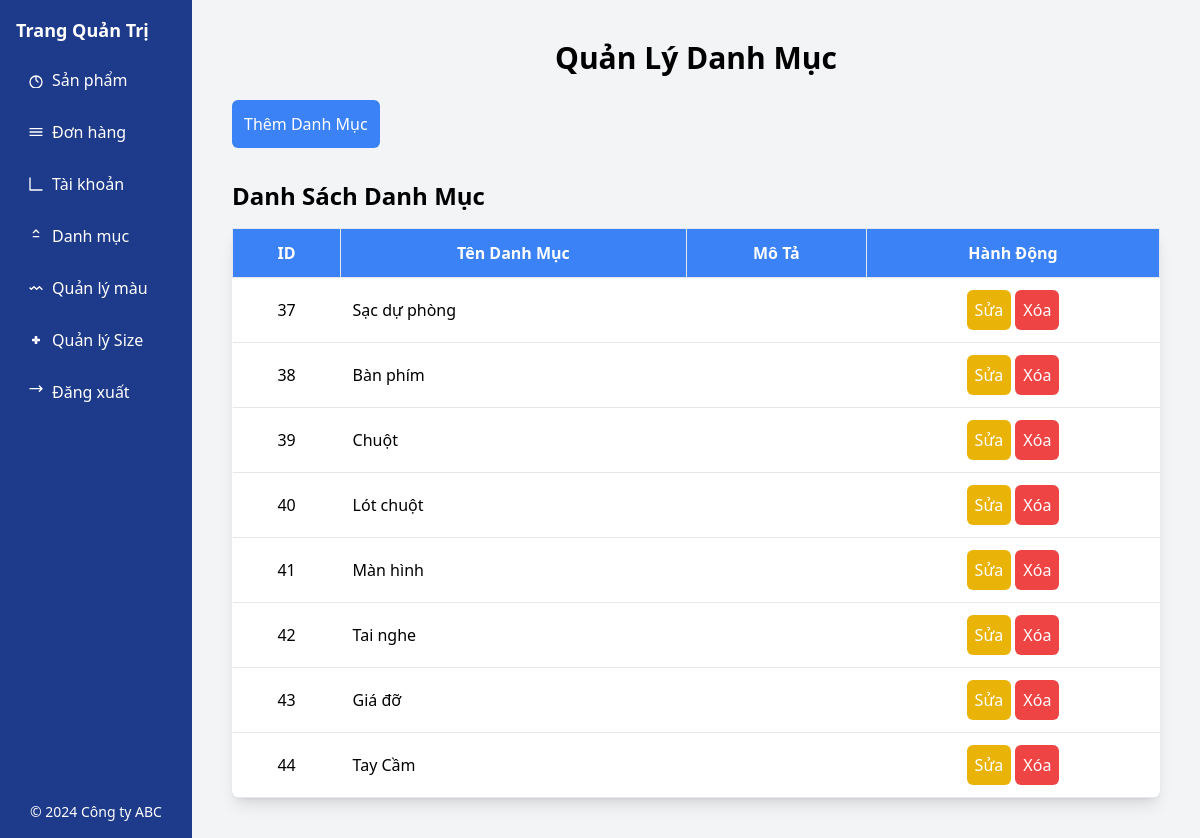
/admin/danhmuc.php, run on an earlier commit of the app's database.
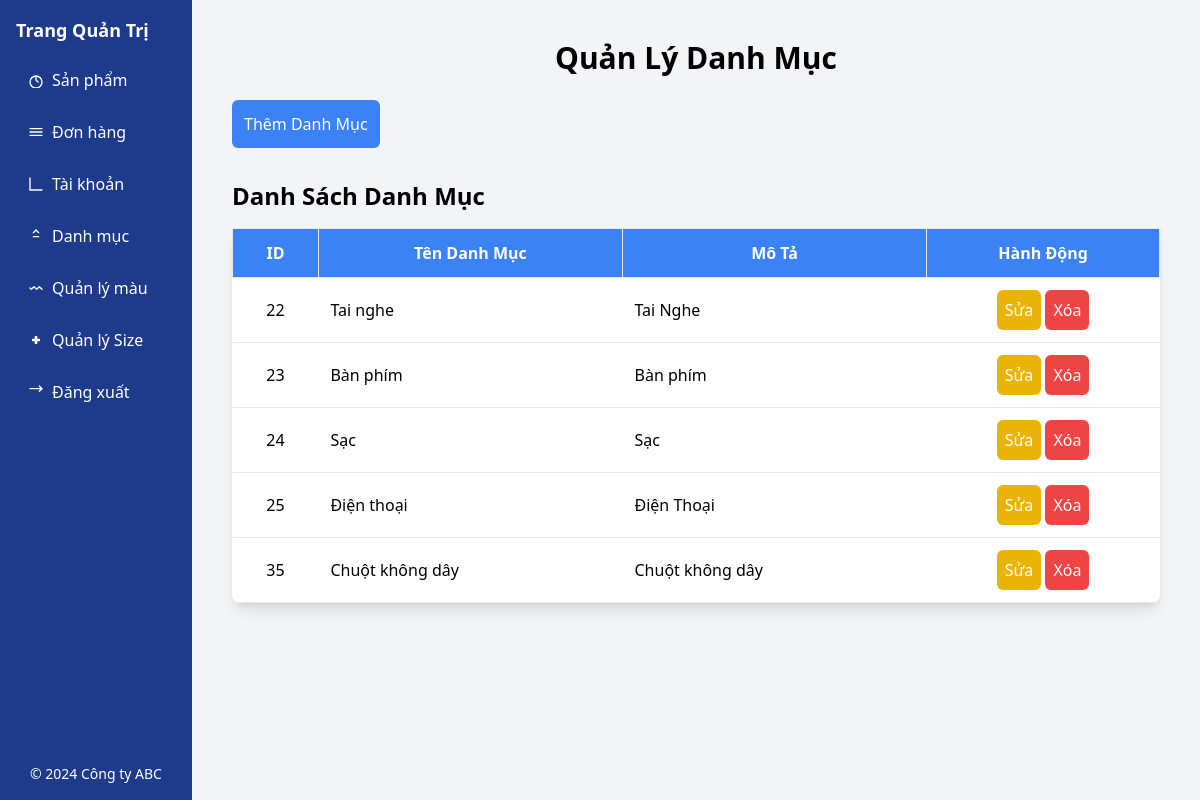
And on a later commit of the database.
### tables this page shows
CREATE TABLE IF NOT EXISTS `categories` (
  `catagory_id` int NOT NULL AUTO_INCREMENT,
  `name` varchar(255) NOT NULL,
  `description` text,
  `created_at` timestamp NULL DEFAULT CURRENT_TIMESTAMP,
  `updated_at` timestamp NULL DEFAULT CURRENT_TIMESTAMP ON UPDATE CURRENT_TIMESTAMP,
  PRIMARY KEY (`catagory_id`)
);

### class/Db.php (called while the page is built, shortened)
<?php
class Db
{
  public static $conn = null;
  function __construct()
  {
    Db::$conn = new PDO("mysql:host=localhost; dbname=e1", 'root', '');
    Db::$conn->setAttribute(PDO::ATTR_ERRMODE, PDO::ERRMODE_EXCEPTION);
  }
  function selectSQL($sql, $arrParam = [])
  {
    $stm = Db::$conn->prepare($sql);
    $stm->execute($arrParam);
    return $stm->fetchAll(PDO::FETCH_ASSOC);
  }
}

### class/Catagory.php (called while the page is built, shortened)
<?php
class Catagory extends Db
{
    public function all()
    {
        return $this->selectSQL('SELECT * FROM categories');
    }
}

### admin/danhmuc.php (the view, shortened to what this page needs)
<?php
$catagory = new Catagory();
$categories = $catagory->all();
?>
<!DOCTYPE html>
<html lang="vi">
<head>
    <script src="https://cdn.tailwindcss.com"></script>
</head>
<body class="bg-gray-100">
    <div class='flex '>
        <?php include './views/navAdmin.php'; ?>
        <div class='flex-1 p-4'>
            <div class="container mx-auto p-6">
                <h1 class="text-3xl font-bold text-center mb-6">Quản Lý Danh Mục</h1>
                <button onclick="openModal('add')" class="bg-blue-500 text-white p-3 rounded-md mb-8">Thêm Danh
                    Mục</button>
                <h2 class="text-2xl font-semibold mb-4">Danh Sách Danh Mục</h2>
                <table class="w-full table-auto border-collapse bg-white rounded-lg shadow-lg">
                    <thead class="bg-blue-500 text-white">
                        <tr>
                            <th class="p-3 border">ID</th>
                            <th class="p-3 border">Tên Danh Mục</th>
                            <th class="p-3 border">Mô Tả</th>
                            <th class="p-3 border">Hành Động</th>
                        </tr>
                    </thead>
                    <tbody>
                        <?php foreach ($categories as $row): ?>
                            <tr class="border-b">
                                <td class="p-3 text-center"><?php echo $row['catagory_id']; ?></td>
                                <td class="p-3"><?php echo $row['name']; ?></td>
                                <td class="p-3"><?php echo $row['description']; ?></td>
                                <td class="p-3 text-center">
                                    <button
                                        onclick="openModal('edit', <?php echo $row['catagory_id']; ?>, '<?php echo $row['name']; ?>', '<?php echo $row['description']; ?>')"
                                        class="bg-yellow-500 text-white p-2 rounded-md">Sửa</button>
                                    <button onclick="openDeleteModal(<?php echo $row['catagory_id']; ?>)"
                                        class="bg-red-500 text-white p-2 rounded-md">Xóa</button>
                                </td>
                            </tr>
                        <?php endforeach; ?>
                    </tbody>
                </table>
            </div>
        </div>
    </div>
</body>
</html>

### views/navAdmin.php (shortened to what this page needs)
<form method='GET' action="../index.php">
    <div class='bg-blue-900 text-white w-48 p-4 flex flex-col justify-between fixed left-0 top-0 bottom-0'>
        <div>
            <h2 class='text-lg font-bold mb-4'>Trang Quản Trị</h2>
            <nav>
                <ul>
                    <li class='mb-3'><a href='../index.php?page=qlsanpham'
                            class='flex items-center py-2 px-3 rounded transition duration-200 hover:bg-blue-700'>
                            <svg class='w-4 h-4 mr-2' fill='none' stroke='currentColor' viewBox='0 0 24 24'
                                xmlns='http://www.w3.org/2000/svg'>
                                <path stroke-linecap='round' stroke-linejoin='round' stroke-width='2'
                                    d='M12 8v4l3 3m6 0a9 9 0 11-18 0 9 9 0 0118 0z'></path>
                            </svg>
                            Sản phẩm
                        </a></li>
                    <li class='mb-3'><a href='../index.php?page=qlgiohang'
                            class='flex items-center py-2 px-3 rounded transition duration-200 hover:bg-blue-700'>
                            <svg class='w-4 h-4 mr-2' fill='none' stroke='currentColor' viewBox='0 0 24 24'
                                xmlns='http://www.w3.org/2000/svg'>
                                <path stroke-linecap='round' stroke-linejoin='round' stroke-width='2'
                                    d='M3 7h18M3 12h18M3 17h18'></path>
                            </svg>
                            Đơn hàng
                        </a></li>
                    <li class='mb-3'><a href='../index.php?page=qltaikhoan'
                            class='flex items-center py-2 px-3 rounded transition duration-200 hover:bg-blue-700'>
                            <svg class='w-4 h-4 mr-2' fill='none' stroke='currentColor' viewBox='0 0 24 24'
                                xmlns='http://www.w3.org/2000/svg'>
                                <path stroke-linecap='round' stroke-linejoin='round' stroke-width='2' d='M3 3v18h18'>
                                </path>
                            </svg>
                            Tài khoản
                        </a></li>
                    <li class='mb-3'><a href='../index.php?page=danhmuc'
                            class='flex items-center py-2 px-3 rounded transition duration-200 hover:bg-blue-700'>
                            <svg class='w-4 h-4 mr-2' fill='none' stroke='currentColor' viewBox='0 0 24 24'
                                xmlns='http://www.w3.org/2000/svg'>
                                <path stroke-linecap='round' stroke-linejoin='round' stroke-width='2'
                                    d='M8 7l4-4 4 4m0 6H8'></path>
                            </svg>
                            Danh mục
                        </a></li>
                    <li class='mb-3'>
                        <a href='../index.php?page=qlmau'
                            class='flex items-center py-2 px-3 rounded transition duration-200 hover:bg-blue-700'>
                            <svg class='w-4 h-4 mr-2' fill='none' stroke='currentColor' viewBox='0 0 24 24'
                                xmlns='http://www.w3.org/2000/svg'>
                                <path stroke-linecap='round' stroke-linejoin='round' stroke-width='2'
                                    d='M3 12l2 2 4-4 4 4 4-4 4 4'></path>
                            </svg>
                            Quản lý màu
                        </a>
                    </li>
                    <li class='mb-3'><a href='../index.php?page=qlsize'
                            class='flex items-center py-2 px-3 rounded transition duration-200 hover:bg-blue-700'>
                            <svg class='w-4 h-4 mr-2' fill='none' stroke='currentColor' viewBox='0 0 24 24'
                                xmlns='http://www.w3.org/2000/svg'>
                                <path stroke-linecap='round' stroke-linejoin='round' stroke-width='2'
                                    d='M11 11V7h2v4h4v2h-4v4h-2v-4H7v-2h4z'></path>
                            </svg>
                            Quản lý Size
                        </a></li>
                    <li class='mb-3'>
                        <a href='./functions/logout.php'
                            class='flex items-center py-2 px-3 rounded transition duration-200 hover:bg-red-700'>
                            <svg class='w-4 h-4 mr-2' fill='none' stroke='currentColor' viewBox='0 0 24 24'
                                xmlns='http://www.w3.org/2000/svg'>
                                <path stroke-linecap='round' stroke-linejoin='round' stroke-width='2'
                                    d='M17 11l4-4m0 0l-4-4m4 4H3'></path>
                            </svg>
                            Đăng xuất
                        </a>
                    </li>
                </ul>
            </nav>
        </div>
        <div>
            <p class='text-center text-sm'>&copy; 2024 Công ty ABC</p>
        </div>
    </div>
</form>
<div class='w-48 p-4 '></div>

What changed in the data, as far as the page shows it:
removed categories: catagory_id "37", name "Sạc dự phòng"
removed categories: catagory_id "38", name "Bàn phím"
removed categories: catagory_id "39", name "Chuột"
removed categories: catagory_id "40", name "Lót chuột"
removed categories: catagory_id "41", name "Màn hình"
removed categories: catagory_id "42", name "Tai nghe"
removed categories: catagory_id "43", name "Giá đỡ"
removed categories: catagory_id "44", name "Tay Cầm"
added categories: catagory_id "22", name "Tai nghe", description "Tai Nghe"
added categories: catagory_id "23", name "Bàn phím", description "Bàn phím"
added categories: catagory_id "24", name "Sạc", description "Sạc"
added categories: catagory_id "25", name "Điện thoại", description "Điện Thoại"
added categories: catagory_id "35", name "Chuột không dây", description "Chuột không dây"
